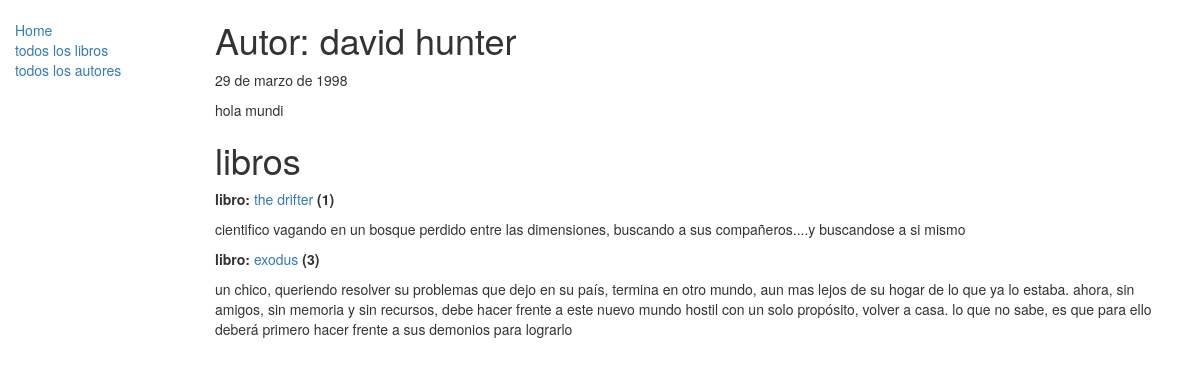
Page /catalogo/autor/1 on the committed database.
### catalogo/models.py (models this page shows, shortened)
class Autor(models.Model):
    nombre = models.CharField(max_length=100)
    apellido = models.CharField(max_length=100)
    agno_nacimiento = models.DateField('año nacimiento', null=True, blank=True)
    fallecimiento = models.DateField('fallecimiento', null=True, blank=True)
    class Meta:
      verbose_name_plural = 'autor'

class libro(models.Model):
    titulo = models.CharField(max_length = 200)
    idioma = models.ForeignKey('idiomas', on_delete=models.SET_NULL,null=True)
    autor = models.ForeignKey('Autor', on_delete=models.SET_NULL, null=True)
    sinopsis = models.TextField(max_length=1000, help_text='ingrese una breve sinopsis')
    isbn = models.CharField('ISBN', max_length=13, help_text='13 Caracteres <a href="https://www.isbn-international.org/content/what-isbn">ISBN number</a>')
    genero= models.ManyToManyField(genero, help_text= "seleccione un genero para este libro")
    def get_absolute_url(self):
      return reverse('libro-detalles', args=[str(self.id)])
    def display_genero(self):
      """
      Creates a string for the Genre. This is required to display genre in Admin.
      """
      return ', '.join([ genero.nombre for genero in self.genero.all() ])
    display_genero.short_description = 'Generos del libro'

### catalogo/views.py (the view)
# urls.py: re_path(r'^autor/(?P<pk>\d+)$', views.autorDetalles.as_view(), name = 'detalle_autor'),
class autorDetalles(generic.DetailView):
  model = Autor

### catalogo/templates/catalogo/autor_detail.html
{% extends "base.html" %}
{% block content %}
  <h1>Autor: {{ autor.nombre }} {{ autor.apellido }}</h1>
  <p>{{ autor.agno_nacimiento}}</p>
hola mundi
<h1>libros</h1>
{% for libro in autor.libro_set.all%}
<p><strong>libro:</strong> <a href="{{ libro.get_absolute_url }}">{{ libro.titulo }}</a>
<strong>({{ libro.id}})</strong></p>
  <p> {{libro.sinopsis}}</p>
  {% endfor %}
{% endblock %}

### rows in the picture
Autor: nombre "david", apellido "hunter", agno_nacimiento "29 de marzo de 1998"
libro: titulo "the drifter", id "1", sinopsis "cientifico vagando en un bosque perdido entre las dimensiones, buscando a sus compañeros....y buscandose a si mismo"
libro: titulo "exodus", id "3", sinopsis "un chico, queriendo resolver su problemas que dejo en su país, termina en otro mundo, aun mas lejos de su hogar de lo que ya lo estaba. ahora, sin amigos, sin memoria y sin recursos, debe hacer frente a este nuevo mundo hostil con un solo propósito, volver a casa. lo que no sabe, es que para ello deberá primero hacer frente a sus demonios para lograrlo"
